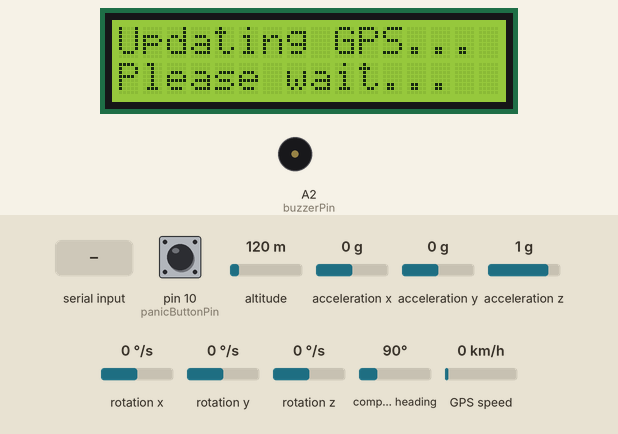
Bench run of a sketch on a simulated Arduino Uno, built with avr-gcc and run on an emulated ATmega328P. Shown: 16×2 character LCD, buzzer (waves = sounding, pin HIGH). Wiring (inferred from the names in the program): MPU-6050 motion sensor at I2C address 0x68. Inputs (shaded band) come from the test bench; at power-on: rotation x 0 °/s, pin 10 (panicButtonPin) HIGH, altitude 120 m, acceleration x 0 g, acceleration y 0 g, acceleration z 1 g, rotation y 0 °/s, rotation z 0 °/s, compass heading 90°, GPS speed 0 km/h. The GPS gets a fix after 3 s at 37.7749, -122.4194 with 8 satellites; the modem accepts every AT command (registered, SIM ready, sends succeed) and sends nothing else; what the sketch prints to the serial monitor is not drawn.

Above: at 2.1 s.
At 14.4 s:
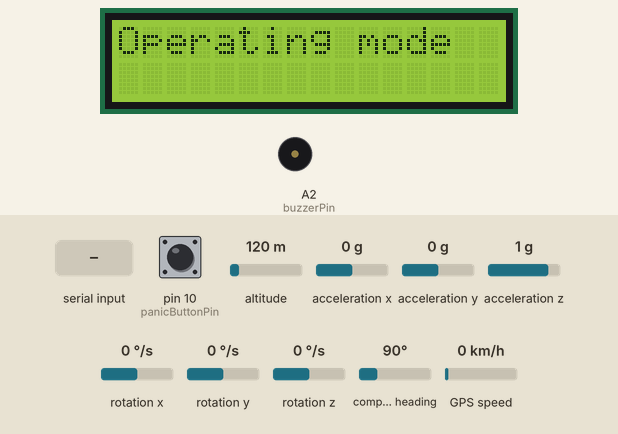
14.5 s: rotation x set to -11 °/s
16.0 s: rotation x set to -14 °/s
At 16.7 s:
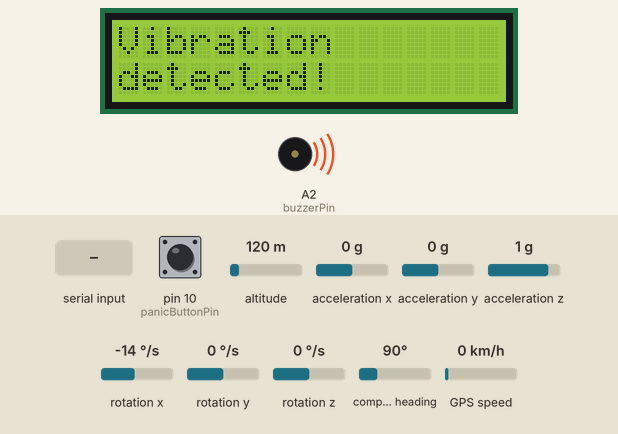
17.7 s: "WHEREAREYOU" received over the second serial link
20.8 s: "1" received over the second serial link
23.9 s: rotation x set to 0 °/s
At 26.4 s:
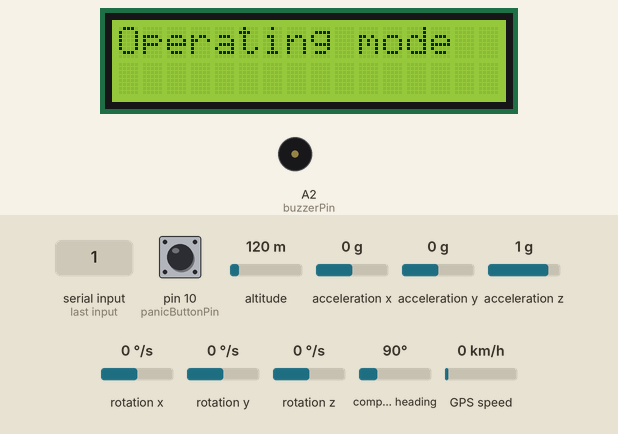
27.0 s: pin 10 (panicButtonPin) pulled LOW for 3.2 s
At 28.6 s:
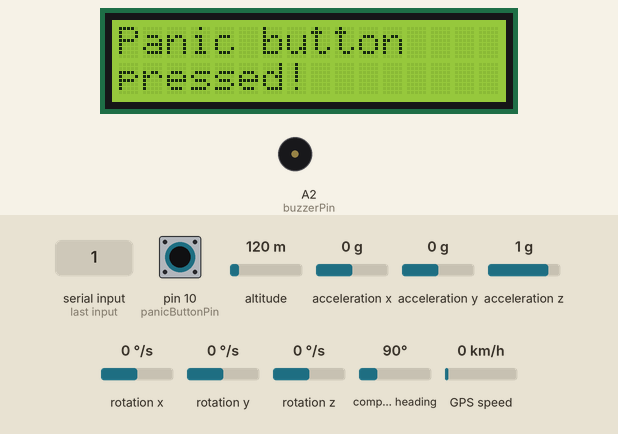
Timing chart, 0 to 30.1 s (numbered marks = the images above; inputs shaded):
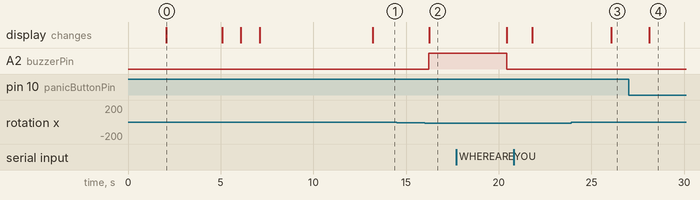

Measured:
- the behaviour switches between -12 and -13 °/s on rotation x (found by bisection; images 1 and 2)
- after the input at 14.5 s, every drawn part: stays the same
- after the input at 16.0 s, A2 (buzzerPin): LOW → HIGH after 0.23 s; the display: changes after 0.26 s (image 2)
- after the input at 23.9 s, A2 (buzzerPin): stays LOW (without the input it goes to HIGH after 2.7 s)
- after the input at 27.0 s, the display: changes after 1.1 s (image 4)
- what the display in image 0 shows lasts 3.0 s, from 2.1 s to 5.1 s

The sketch:

car_tracker.ino
```cpp
#include <LiquidCrystal.h>
#include <Wire.h>
#include <TinyGPS.h>
#include <SoftwareSerial.h>

// MPU6050 variables.
long accelX, accelY, accelZ;
float gForceX, gForceY, gForceZ;

long gyroX, gyroY, gyroZ;
float rotX, rotY, rotZ;
float gForceMagnitude;


// Calibration:
// rotX=7.xx
// rotY=4.xx
// rotZ=0.xx
float rotXCalib=7.00;
float rotYCalib=4.00;
float rotZCalib=0.00;


// Vibration sensitivity adjustment.
// Lower value, higher sensitivity.

float rotXSen=5;
float rotYSen=5;
float rotZSen=5;

// LCD constants and object.
const int rs = 12, en = 11, d4 = 2, d5 = 3, d6 = 4, d7 = 5;
LiquidCrystal lcd(rs, en, d4, d5, d6, d7);

// GPS objects and variables.
TinyGPS gps;
SoftwareSerial ss(A0, A1);
float lat=0.00,lon=0.00;
bool newData=false;

// GSM object and variables.
SoftwareSerial gsmSerial(7,8);
String inText;
String googleLinkFormat="https://www.google.com/maps/search/?api=1&query=<lat>,<lon>";
String phoneNumber="+639171709038";
int sendingInterval=1000*60*5;

// Panic button and buzzer pins;
const int panicButtonPin=10;
const int buzzerPin=A2;
const int autoPowerPin=9;

// Timer variables.
unsigned long startTime;

void setup()
{
   autoOnSIM900();
  pinMode(panicButtonPin,INPUT_PULLUP);
  pinMode(buzzerPin,OUTPUT);


  Wire.begin();
  setupMPU();

  Serial.begin(9600);
  ss.begin(9600);
  gsmSerial.begin(9600);

  lcd.begin(16, 2);
  lcd.print("Loading...");

   autoOnSIM900();

  delay(2000);

  getGPSData();

  initGSM();
  operatingMode();
}

void loop()
{

  recordAccelRegisters();
  recordGyroRegisters();
  //printData();
  detecVibration();
  panicButtonListen();
  receiveSMS();

  if(millis()-startTime >= sendingInterval)
  {
    startTime=millis();

    String toSend="I'm already at ";
    toSend+=googleLinkFormat;
    toSend.replace("<lat>",String(lat));
    toSend.replace("<lon>",String(lon));

    sendSMS(toSend);
  }

  delay(500);
}

void setupMPU()
{
  Wire.beginTransmission(0b1101000); //This is the I2C address of the MPU (b1101000/b1101001 for AC0 low/high datasheet sec. 9.2)
  Wire.write(0x6B); //Accessing the register 6B - Power Management (Sec. 4.28)
  Wire.write(0b00000000); //Setting SLEEP register to 0. (Required; see Note on p. 9)
  Wire.endTransmission();
  Wire.beginTransmission(0b1101000); //I2C address of the MPU
  Wire.write(0x1B); //Accessing the register 1B - Gyroscope Configuration (Sec. 4.4)
  Wire.write(0x00000000); //Setting the gyro to full scale +/- 250deg./s
  Wire.endTransmission();
  Wire.beginTransmission(0b1101000); //I2C address of the MPU
  Wire.write(0x1C); //Accessing the register 1C - Acccelerometer Configuration (Sec. 4.5)
  Wire.write(0b00000000); //Setting the accel to +/- 2g
  Wire.endTransmission();
}

void recordAccelRegisters()
{
  Wire.beginTransmission(0b1101000); //I2C address of the MPU
  Wire.write(0x3B); //Starting register for Accel Readings
  Wire.endTransmission();
  Wire.requestFrom(0b1101000,6); //Request Accel Registers (3B - 40)
  while(Wire.available() < 6);
  accelX = Wire.read()<<8|Wire.read(); //Store first two bytes into accelX
  accelY = Wire.read()<<8|Wire.read(); //Store middle two bytes into accelY
  accelZ = Wire.read()<<8|Wire.read(); //Store last two bytes into accelZ
  processAccelData();
}

void processAccelData()
{
  gForceX = accelX / 16384.0;
  gForceY = accelY / 16384.0;
  gForceZ = accelZ / 16384.0;

  gForceMagnitude=pow(gForceX,2)+pow(gForceY,2)+pow(gForceZ,2);
}

void recordGyroRegisters()
{
  Wire.beginTransmission(0b1101000); //I2C address of the MPU
  Wire.write(0x43); //Starting register for Gyro Readings
  Wire.endTransmission();
  Wire.requestFrom(0b1101000,6); //Request Gyro Registers (43 - 48)
  while(Wire.available() < 6);
  gyroX = Wire.read()<<8|Wire.read(); //Store first two bytes into accelX
  gyroY = Wire.read()<<8|Wire.read(); //Store middle two bytes into accelY
  gyroZ = Wire.read()<<8|Wire.read(); //Store last two bytes into accelZ
  processGyroData();
}

void processGyroData()
{
  rotX = gyroX / 131.0;
  rotY = gyroY / 131.0;
  rotZ = gyroZ / 131.0;
}

void printData()
{
  Serial.print("Gyro (deg)");
  Serial.print(" X=");
  Serial.print(rotX);
  Serial.print(" Y=");
  Serial.print(rotY);
  Serial.print(" Z=");
  Serial.print(rotZ);
  Serial.print(" Accel (g)");
  Serial.print(" X=");
  Serial.print(gForceX);
  Serial.print(" Y=");
  Serial.print(gForceY);
  Serial.print(" Z=");
  Serial.println(gForceZ);
}

void clearLCD()
{
  lcd.setCursor(0,0);
  lcd.println("                ");
  lcd.setCursor(0,1);
  lcd.println("                ");
  lcd.setCursor(0,0);
}

void getGPSData()
{
  ss.listen();

  clearLCD();
  lcd.print("Updating GPS...");
  lcd.setCursor(0,1);
  lcd.print("Please wait...");

  //newData = false;
  unsigned long chars;
  unsigned short sentences, failed;

  while(!newData)
  {
    // For one second we parse GPS data and report some key values
    for (unsigned long start = millis(); millis() - start < 1000;)
    {
      while (ss.available())
      {
        char c = ss.read();
         //Serial.write(c); // uncomment this line if you want to see the GPS data flowing
        if (gps.encode(c)) // Did a new valid sentence come in?
          newData = true;
      }
    }

    if (newData)
    {
      float flat, flon;
      unsigned long age;
      gps.f_get_position(&flat, &flon, &age);

       lat = flat == TinyGPS::GPS_INVALID_F_ANGLE ? 0.0 : flat, 6;
       lon = flon == TinyGPS::GPS_INVALID_F_ANGLE ? 0.0 : flon, 6;

       //Serial.println(lat);
       //Serial.println(lon);

    }
  }

  delay(1000);

  clearLCD();
  lcd.print("Location");
  lcd.setCursor(0,1);
  lcd.print("recorded!");

  delay(1000);

  gsmSerial.listen();
}

void operatingMode()
{
  clearLCD();
  lcd.print("Operating mode");
}

void detecVibration()
{
  if(abs(rotX) > (rotXCalib+rotXSen) ||
     abs(rotY) > (rotYCalib+rotYSen) ||
     abs(rotZ) > (rotZCalib+rotZSen)

  )
  {
    String toSend="Vibration detected at ";
    toSend+=googleLinkFormat;
    toSend.replace("<lat>",String(lat));
    toSend.replace("<lon>",String(lon));

    clearLCD();
    lcd.setCursor(0,0);
    lcd.print("Vibration");
    lcd.setCursor(0,1);
    lcd.print("detected!");

    digitalWrite(buzzerPin,HIGH);

    Serial.println(toSend);
    sendSMS(toSend);

    operatingMode();

    digitalWrite(buzzerPin,LOW);
  }
}

void initGSM()
{
  gsmSerial.listen();

  clearLCD();
  lcd.print("Connecting");
  lcd.setCursor(0,1);
  lcd.print("to network...");

    while (!gsmSerial.available())
  {
    gsmSerial.println("AT");
    delay(1000);
    Serial.println("Connecting...");
  }

  clearLCD();
  lcd.print("Connected");
  lcd.setCursor(0,1);
  lcd.print("to Globe...");

  delay(2000);

  Serial.println("Connected!");

  gsmSerial.println("AT+CMGF=1");
  delay(500);

  gsmSerial.println("AT + CMGS = \"" + phoneNumber + "\"");
  delay(500);

  gsmSerial.println("GSM initialized!");
  delay(500);

  gsmSerial.println((char)26);
  delay(500);

  gsmSerial.println();

  delay(1000);

  // Go back to receive mode.

  gsmSerial.print("AT+CMGF=1\r");
  delay(500);

  // Set module to send SMS data to serial out upon receipt
  gsmSerial.print("AT+CNMI=2,2,0,0,0\r");
  delay(500);
}

void sendSMS(String message)
{
  gsmSerial.listen();

  gsmSerial.println("AT+CMGF=1");
  delay(500);

  gsmSerial.println("AT + CMGS = \"" + phoneNumber + "\"");
  delay(500);

  gsmSerial.println(message);
  delay(500);

  gsmSerial.println((char)26);
  delay(500);

  gsmSerial.println();

  delay(1000);

  // Go back to receive mode.

  gsmSerial.print("AT+CMGF=1\r");
  delay(500);

  // Set module to send SMS data to serial out upon receipt
  gsmSerial.print("AT+CNMI=2,2,0,0,0\r");
  delay(500);
}

void receiveSMS()
{
  bool isNewText=false;

  if(gsmSerial.available()>0)
  {
    //Get the character from the cellular serial port
    inText=gsmSerial.readString();

    Serial.println("Received Text: ");
    Serial.println(inText);

    if(inText.indexOf("WHEREAREYOU") > -1)
    {
      String toSend="I'm already at ";
      toSend+=googleLinkFormat;
      toSend.replace("<lat>",String(lat));
      toSend.replace("<lon>",String(lon));

      clearLCD();
      lcd.setCursor(0,0);
      lcd.print("Location");
      lcd.setCursor(0,1);
      lcd.print("request!");

      Serial.println(toSend);
      sendSMS(toSend);

      operatingMode();
    }

    inText="";
  }
}

void panicButtonListen()
{
  if(!digitalRead(panicButtonPin))
  {
    String toSend="An emergency occurred at ";
    toSend+=googleLinkFormat;
    toSend.replace("<lat>",String(lat));
    toSend.replace("<lon>",String(lon));

    clearLCD();
    lcd.setCursor(0,0);
    lcd.print("Panic button");
    lcd.setCursor(0,1);
    lcd.print("pressed!");

    Serial.println(toSend);
    sendSMS(toSend);

    operatingMode();
  }
}

void autoOnSIM900()
{
  pinMode(autoPowerPin,OUTPUT);

// digitalWrite(autoPowerPin,HIGH);
// delay(2000);
// digitalWrite(autoPowerPin,LOW);
//  delay(3000);
}
```
